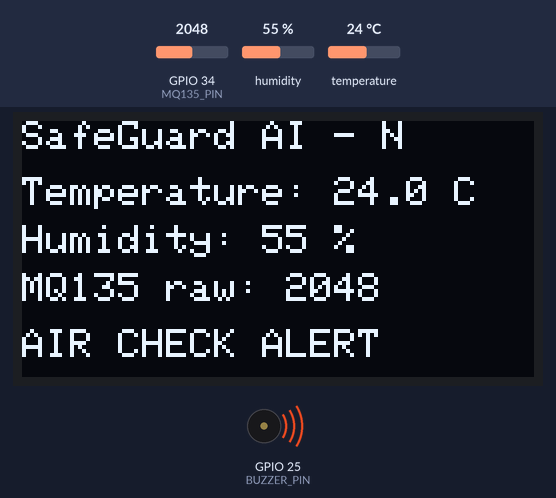
Recording of a sketch running on a simulated ESP32. Shown: 128×64 one-colour display, buzzer (waves = sounding, pin HIGH). The test bench sets the inputs (shaded band); at power-on: GPIO 34 (MQ135_PIN) = 2048, humidity 55 %, temperature 24 °C (analog values on the 0–4095 scale). WiFi joins after 1.5 s; servers stay silent unless stated; uploads are accepted with an empty reply; what the sketch prints to the serial monitor is not drawn.

Above: at 3.2 s.
3.3 s: GPIO 34 (MQ135_PIN) set to 1954
At 5.3 s:
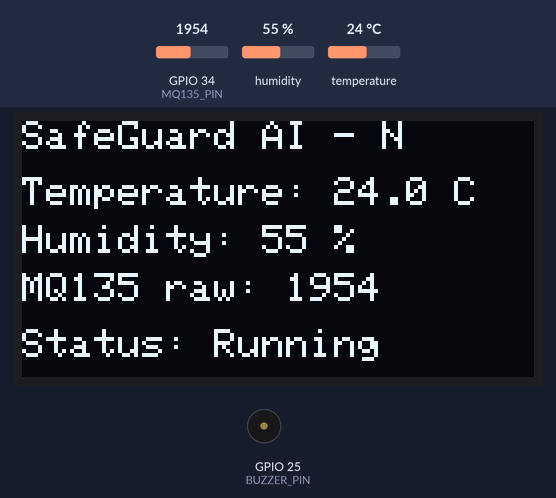
6.0 s: humidity set to 22 %
At 6.5 s:
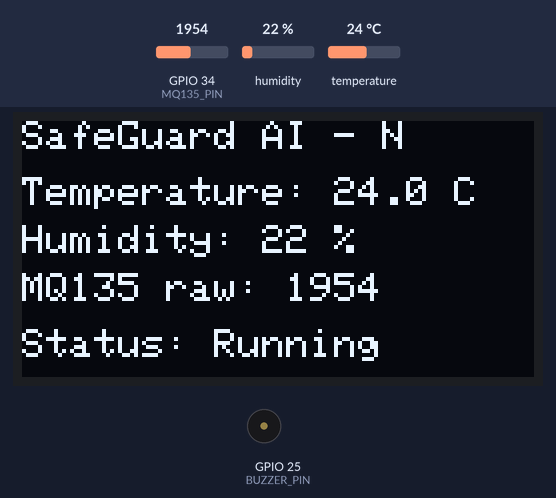
8.7 s: temperature set to 12 °C
At 10.9 s:
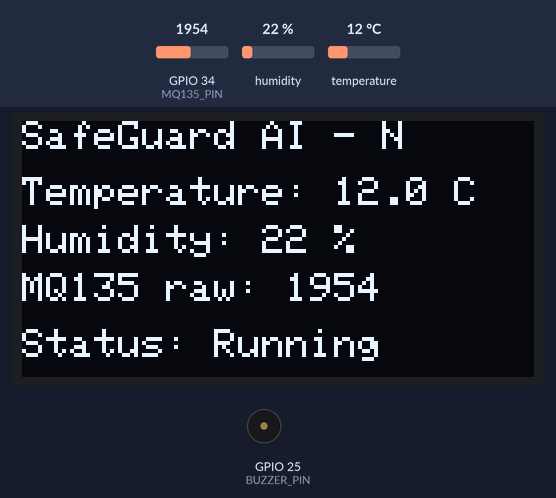
11.6 s: GPIO 34 (MQ135_PIN) set to 2040
At 13.0 s:
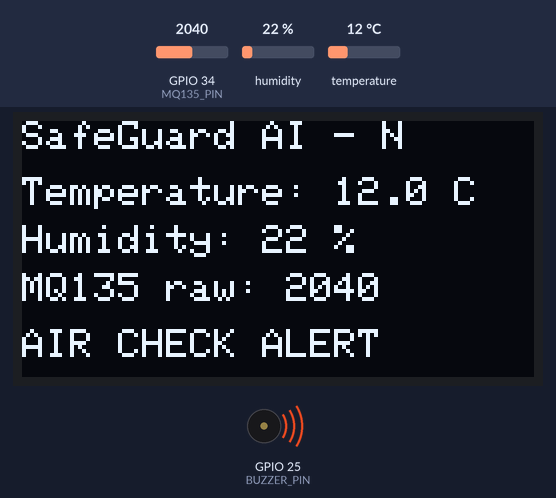
14.3 s: GPIO 34 (MQ135_PIN) set to 1960
At 17.3 s:
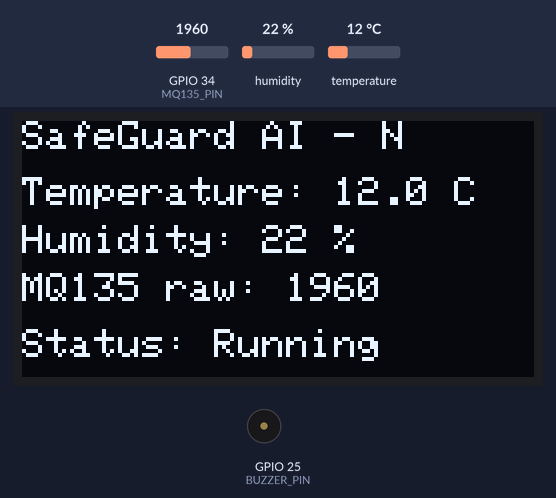
17.6 s: humidity set to 40 %
At 18.6 s:
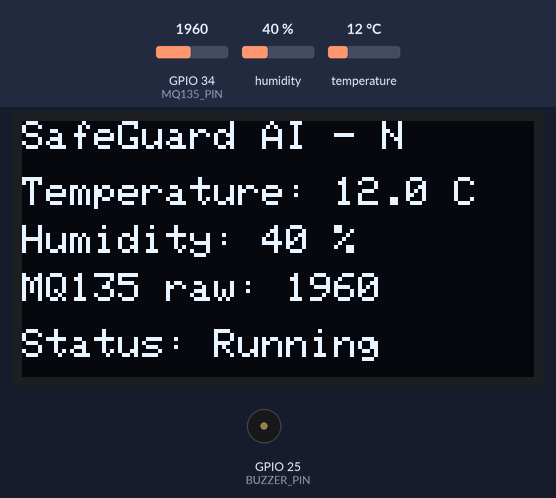
Timing chart, 0 to 20.6 s (numbered marks = the images above; inputs shaded):
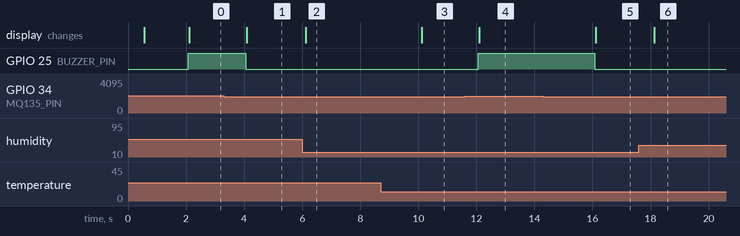

Measured:
- the behaviour switches between 2000 and 1999 on GPIO 34 (MQ135_PIN) (found by bisection; images 0 and 1)
- after the input at 3.3 s, GPIO 25 (BUZZER_PIN): HIGH → LOW after 0.76 s; the display: changes after 0.79 s (image 1)
- after the input at 6.0 s, the display: changes after 0.11 s (image 2)
- after the input at 8.7 s, the display: changes after 1.4 s (image 3)
- after the input at 11.6 s, GPIO 25 (BUZZER_PIN): LOW → HIGH after 0.47 s; the display: changes after 0.50 s (image 4)
- after the input at 14.3 s, GPIO 25 (BUZZER_PIN): HIGH → LOW after 1.8 s; the display: changes after 1.8 s (image 5)
- after the input at 17.6 s, the display: changes after 0.53 s (image 6)

The sketch:

dht11_mq135.ino
```cpp
#include <WiFi.h>
#include <WiFiClient.h>
#include <HTTPClient.h>
#include <Wire.h>
#include <DHT.h>
#include <Adafruit_GFX.h>
#include <Adafruit_SSD1306.h>
#include <ArduinoJson.h>
#include <math.h>

// =====================================
// WIFI AND SAFEGUARD AI BACKEND
// =====================================
const char* WIFI_SSID = "OnePlus 11 5G";
const char* WIFI_PASSWORD = "987654321";

const char* SERVER_URL =
  "http://172.19.96.28:3000/api/telemetry";

// =====================================
// DEVICE CONFIGURATION
// =====================================
#define DEVICE_ID "SG-ESP32-N"

// =====================================
// SENSOR PINS
// =====================================
#define DHT_PIN 4
#define DHT_TYPE DHT11

#define MQ135_PIN 34
#define BUZZER_PIN 25

// =====================================
// OLED CONFIGURATION
// =====================================
#define OLED_SDA 21
#define OLED_SCL 22
#define OLED_WIDTH 128
#define OLED_HEIGHT 64
#define OLED_RESET -1
#define OLED_ADDRESS 0x3C

// Experimental raw ADC threshold.
// This is NOT a calibrated gas concentration.
const int MQ135_RAW_THRESHOLD = 2000;

DHT dht(DHT_PIN, DHT_TYPE);

Adafruit_SSD1306 display(
  OLED_WIDTH,
  OLED_HEIGHT,
  &Wire,
  OLED_RESET
);

bool oledReady = false;
unsigned long lastReadMs = 0;
unsigned long packetId = 0;
unsigned long lastWiFiAttemptMs = 0;

// =====================================
// WIFI CONNECTION
// =====================================
void connectWiFi() {
  WiFi.mode(WIFI_STA);
  WiFi.begin(WIFI_SSID, WIFI_PASSWORD);

  Serial.print("Connecting to OnePlus hotspot");

  unsigned long startMs = millis();

  while (WiFi.status() != WL_CONNECTED &&
         millis() - startMs < 20000) {
    delay(500);
    Serial.print(".");
  }

  Serial.println();

  if (WiFi.status() == WL_CONNECTED) {
    Serial.println("WiFi connected successfully!");
    Serial.print("ESP32 IP address: ");
    Serial.println(WiFi.localIP());
  } else {
    Serial.println("WiFi connection failed.");
  }
}

// =====================================
// OLED DISPLAY
// =====================================
void updateOLED(
  float temperature,
  float humidity,
  int mqRaw,
  bool alert
) {
  if (!oledReady) return;

  display.clearDisplay();
  display.setTextColor(SSD1306_WHITE);
  display.setTextSize(1);

  display.setCursor(0, 0);
  display.println("SafeGuard AI - N");

  display.setCursor(0, 14);
  display.print("Temperature: ");
  display.print(temperature, 1);
  display.println(" C");

  display.setCursor(0, 26);
  display.print("Humidity: ");
  display.print(humidity, 0);
  display.println(" %");

  display.setCursor(0, 38);
  display.print("MQ135 raw: ");
  display.println(mqRaw);

  display.setCursor(0, 52);
  display.println(alert ? "AIR CHECK ALERT" : "Status: Running");

  display.display();
}

// =====================================
// SEND SENSOR DATA TO DASHBOARD
// =====================================
void sendTelemetry(
  float temperature,
  float humidity,
  int mqRaw,
  bool alert
) {
  StaticJsonDocument<384> doc;

  doc["device_id"] = DEVICE_ID;
  doc["packet_id"] = ++packetId;

  doc["temperature_c"] = temperature;
  doc["humidity_pct"] = humidity;

  doc["mq135_adc"] = mqRaw;
  doc["mq135_calibrated"] = false;
  doc["mq135_raw_alert"] = alert;

  // These sensors are not integrated in this sketch yet.
  doc["laser_detected"] = false;
  doc["vibration_detected"] = false;

  doc["uptime_ms"] = millis();

  String payload;
  serializeJson(doc, payload);

  Serial.println();
  Serial.println("Sending sensor data:");
  Serial.println(payload);

  if (WiFi.status() != WL_CONNECTED) {
    Serial.println("WiFi disconnected; packet not sent.");
    return;
  }

  WiFiClient client;
  HTTPClient http;

  if (!http.begin(client, SERVER_URL)) {
    Serial.println("Could not initialize HTTP connection.");
    return;
  }

  http.setTimeout(4000);
  http.addHeader("Content-Type", "application/json");

  int statusCode = http.POST(payload);

  Serial.print("Backend HTTP status: ");
  Serial.println(statusCode);

  if (statusCode > 0) {
    String response = http.getString();
    Serial.print("Backend response: ");
    Serial.println(response);
  } else {
    Serial.print("HTTP error: ");
    Serial.println(http.errorToString(statusCode));
  }

  http.end();
}

// =====================================
// SETUP
// =====================================
void setup() {
  Serial.begin(115200);
  delay(500);

  Serial.println();
  Serial.println("SafeGuard AI - ESP32 N");
  Serial.println("DHT11 + MQ135 + OLED + Buzzer");

  pinMode(BUZZER_PIN, OUTPUT);
  digitalWrite(BUZZER_PIN, LOW);

  analogReadResolution(12);
  analogSetPinAttenuation(MQ135_PIN, ADC_11db);

  dht.begin();

  Wire.begin(OLED_SDA, OLED_SCL);

  oledReady = display.begin(
    SSD1306_SWITCHCAPVCC,
    OLED_ADDRESS
  );

  if (oledReady) {
    display.clearDisplay();
    display.setTextColor(SSD1306_WHITE);
    display.setTextSize(1);
    display.setCursor(0, 0);
    display.println("SafeGuard AI");
    display.println("Connecting WiFi...");
    display.display();
  } else {
    Serial.println("OLED not detected; continuing.");
  }

  connectWiFi();
}

// =====================================
// MAIN LOOP
// =====================================
void loop() {
  // Retry WiFi periodically if disconnected.
  if (WiFi.status() != WL_CONNECTED &&
      millis() - lastWiFiAttemptMs >= 5000) {
    lastWiFiAttemptMs = millis();

    Serial.println("Retrying WiFi...");
    WiFi.disconnect();
    WiFi.begin(WIFI_SSID, WIFI_PASSWORD);
  }

  // Read and transmit every 2 seconds.
  if (millis() - lastReadMs < 2000) {
    delay(10);
    return;
  }

  lastReadMs = millis();

  float temperature = dht.readTemperature();
  float humidity = dht.readHumidity();
  int mqRaw = analogRead(MQ135_PIN);

  if (isnan(temperature) || isnan(humidity)) {
    Serial.println("DHT11 read failed. Check its wiring.");
    return;
  }

  bool alert = mqRaw >= MQ135_RAW_THRESHOLD;

  // Prototype buzzer behavior.
  digitalWrite(BUZZER_PIN, alert ? HIGH : LOW);

  Serial.print("Temperature: ");
  Serial.print(temperature);
  Serial.println(" C");

  Serial.print("Humidity: ");
  Serial.print(humidity);
  Serial.println(" %");

  Serial.print("MQ135 raw ADC: ");
  Serial.println(mqRaw);

  Serial.print("Raw threshold alert: ");
  Serial.println(alert ? "YES" : "NO");

  updateOLED(temperature, humidity, mqRaw, alert);

  sendTelemetry(temperature, humidity, mqRaw, alert);
}
```
